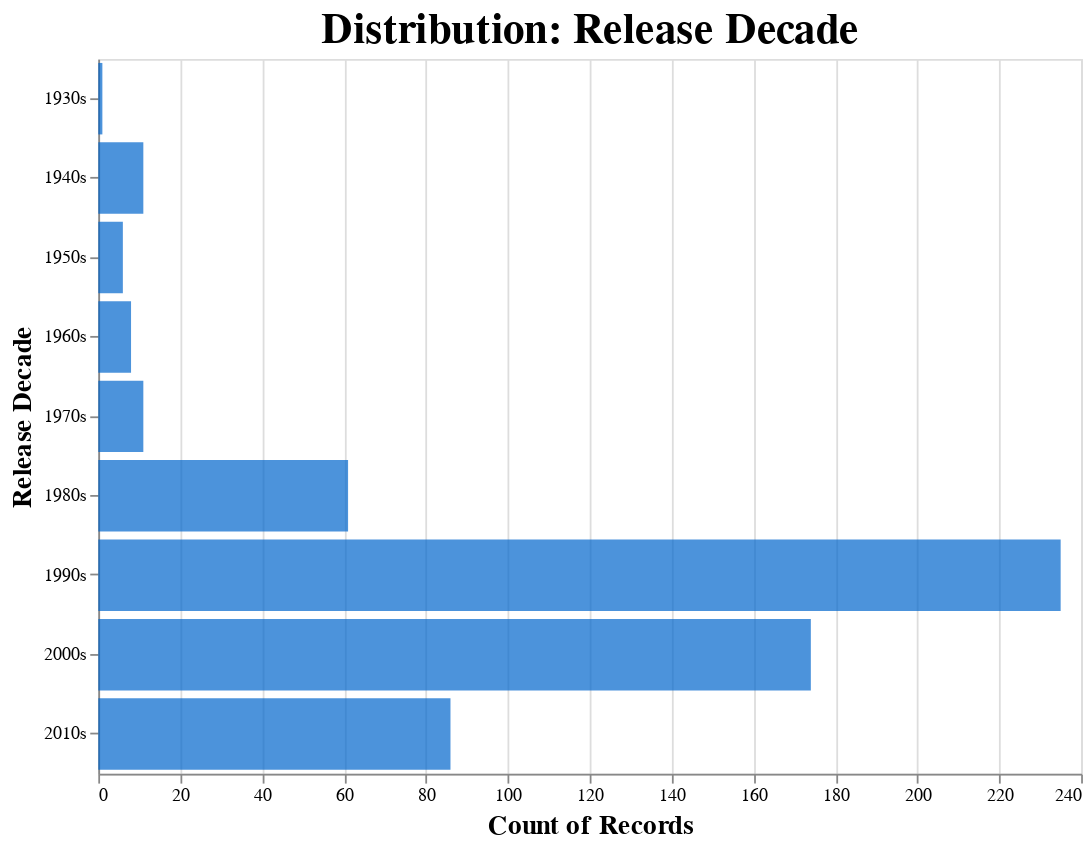

The code cell stored with this chart in its notebook:
### Code cell
display_histogram(
    effective_df=plot_df,
    feature="release_decade",
    maxbins=False,  # We don't want to bin the data.
    target="count()",
)

### Figure 1 — Vega-Lite specification as saved in the notebook (floating-point values rounded to 4 significant figures; data arrays with more than 128 entries replaced by an {"elided": "..."} marker saying what was removed)
{"config": {"view": {"continuousWidth": 400, "continuousHeight": 300}, "axis": {"labelFontSize": 10, "titleFontSize": 15}, "title": {"fontSize": 24}}, "data": {"name": "data-e1a2be5a25d286e056bf2d0a4ed1d5d8"}, "mark": {"type": "bar", "opacity": 0.7}, "encoding": {"color": {"value": "#0066CC"}, "x": {"aggregate": "count", "stack": true, "type": "quantitative"}, "y": {"axis": {"title": "Release Decade"}, "bin": null, "field": "feature_display", "type": "nominal"}}, "height": 400, "title": "Distribution: Release Decade", "width": 550, "$schema": "https://vega.github.io/schema/vega-lite/v4.17.0.json", "datasets": {"data-e1a2be5a25d286e056bf2d0a4ed1d5d8": {"elided": "593 records"}}}
